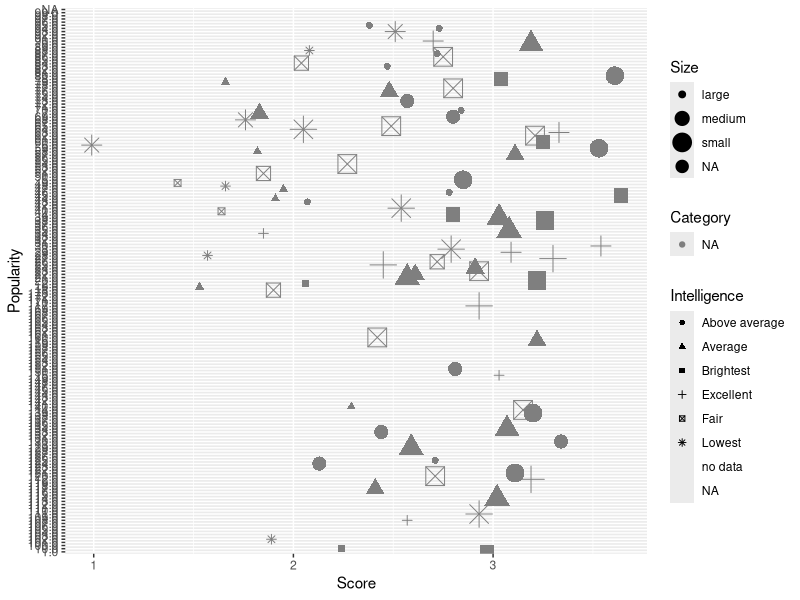
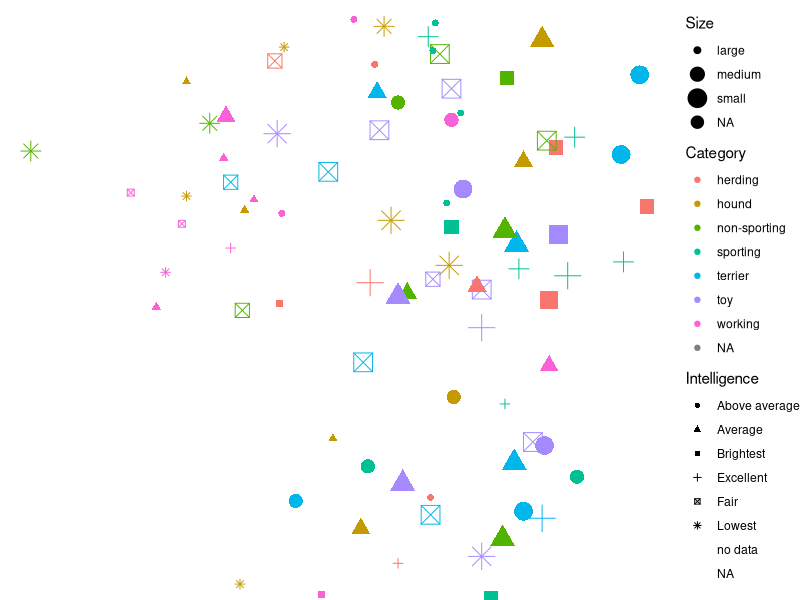
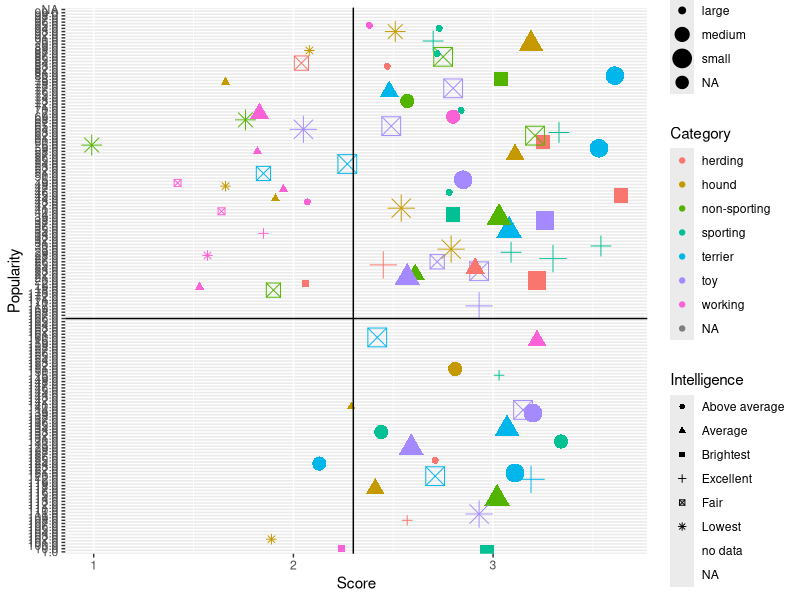
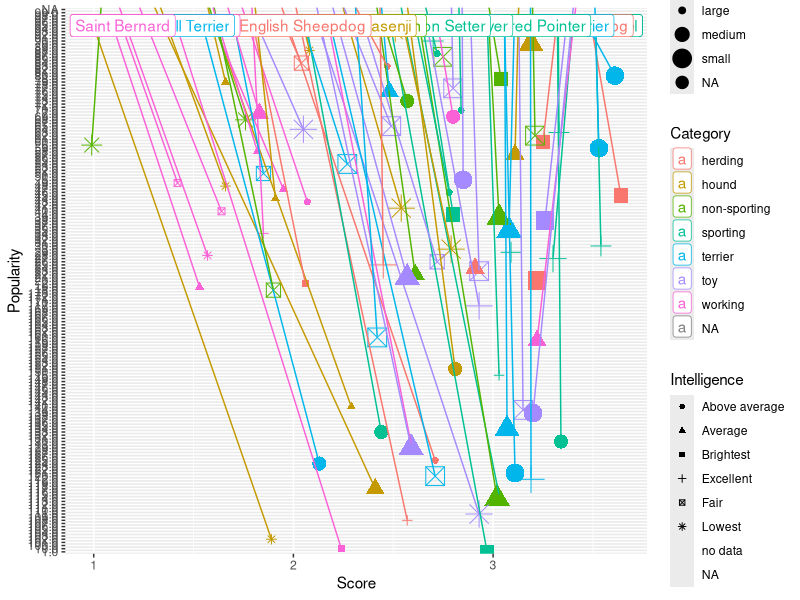
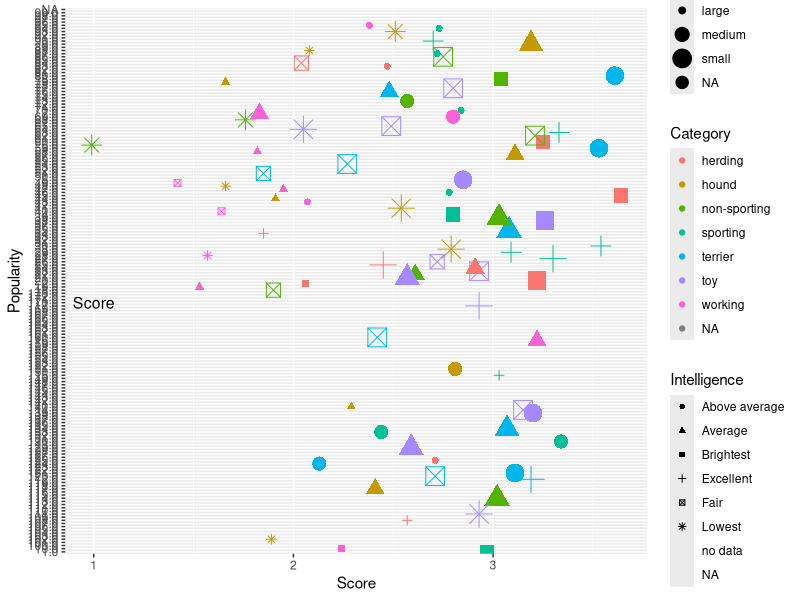
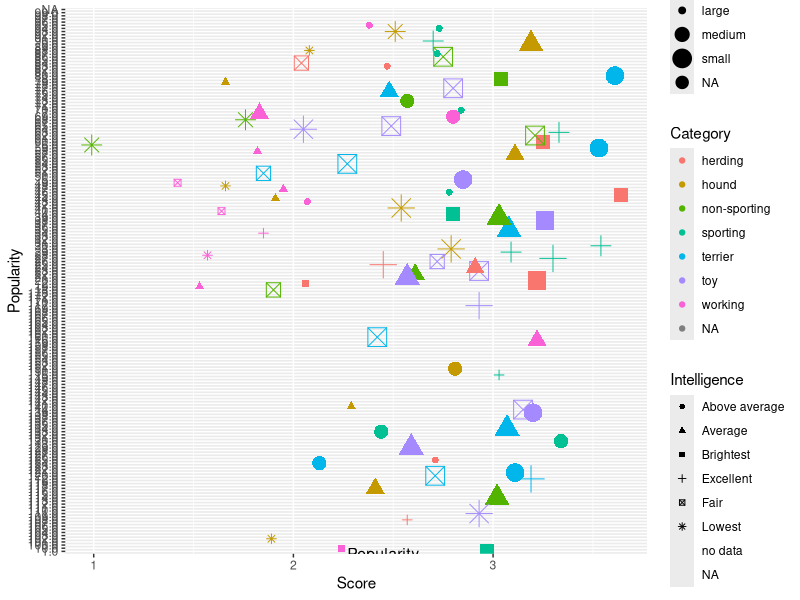
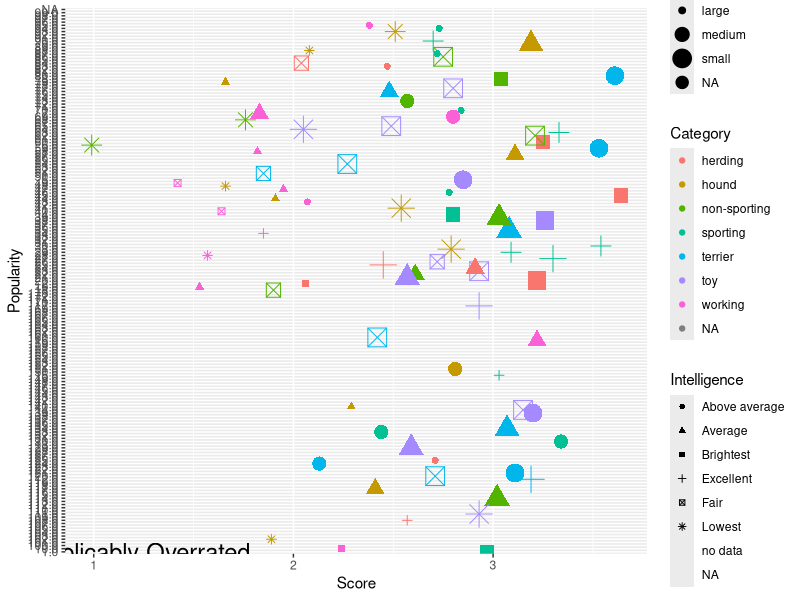
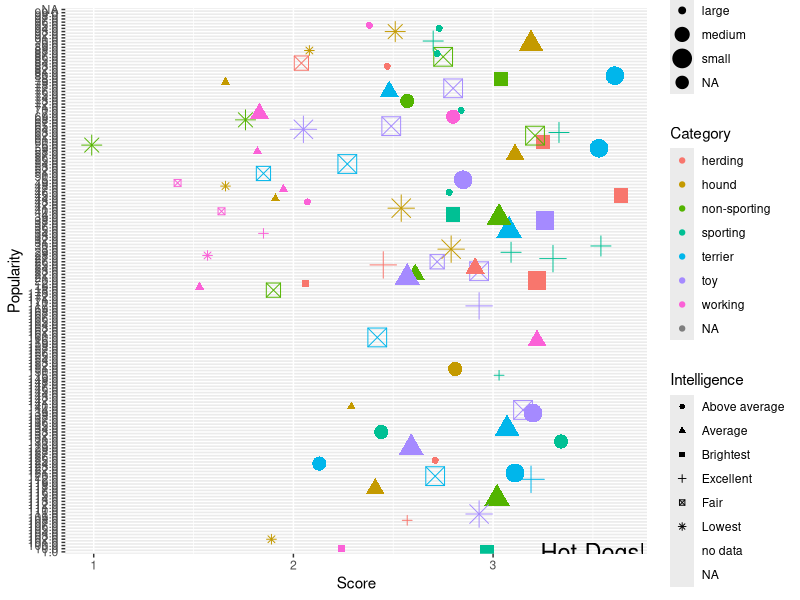

The R source for these figures, in order:
library(readxl)
library(ggplot2)
library(dplyr)
library(tidyverse)
library(ggrepel)
library(lubridate)



bis.full <- readxl::read_xlsx('KIB - Best in Show (public).xlsx', sheet='Best in show full sheet', skip=2)

bis.full <- bis.full[-1,]

bis.full <- bis.full %>% select(1, "category", "datadog score", 6, "size category", "intelligence category")
colnames(bis.full) <- c("Breed", "Category", "Score", "Popularity", "Size", "Intelligence")


plt <- bis.full %>% ggplot(aes(x = Score, y = Popularity, shape=Intelligence, label=Breed, color=Category)) + geom_point(aes(size=Size))
cols <- c('Herding' = '#CB7057', 'Hound' = '#3E3267', 'Non-sporting' = '#618446', 'Sporting' = '#A22729', 'Terrier' = '#A77619', 'Toy' = '#5A1429', 'Working' = '#293E3C')
plt + scale_color_manual(values = cols)
#plt + scale_shape_manual(values=c(15,16))
plt + theme_void()
#plt + scale_y_reverse()
plt + geom_hline(yintercept=75) + geom_vline(xintercept=2.3)
plt + geom_label_repel()

plt + annotate(geom="text", x = 1, y = 80, label="Score", size = 4)
plt + annotate(geom="text", x = 2.45, y = 0.25, label="Popularity", size=4)

plt + annotate(geom="text", x = 1.2, y = 1, label="Inexplicably Overrated", size=6)
plt + annotate(geom="text", x = 3.5, y = 1, label="Hot Dogs!", size=6)
plt + annotate(geom="text", x = 1, y = 170, label="The Rightly Ignored", size=6)
plt + annotate(geom="text", x = 3.5, y = 170, label="Overlooked Treasures", size=6)
plt




bestInShow <- read_excel('./KIB - Best in Show (public).xlsx', sheet='Best in show')
